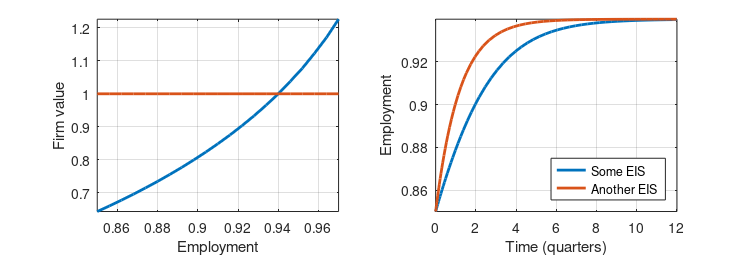

Here is the MATLAB script that generated this plot:
clear;

% Declare parameters

delta = 0.05;               % Separation rate
rho = 0.03;                 % Discount rate
gamma = 5;                % Inverse of EIS
eta = 0.5;                  % Elasticity of matching wrt vacancies
pi = (rho+delta);                  % Profits
n_ss = 0.94;                % Steady state employment
theta_ss = 1;               % Steady state labor market tightness
f = n_ss*delta/(1-n_ss);    % Steady state job finding rate
psi = f/(theta_ss.^(eta));  % Matching efficiency
Jss = pi/(rho+delta);               % Steady state firm value
kappa = psi*Jss;            % Vacancy posting cost

% Create the grid

N = 21;                     % This is pretty low, but my own (limited) experience is that these methods work better for coarse grids.
nmin = 0.85;
nmax = 0.97;
n = linspace(nmin,nmax,N)';
dn = n(2)-n(1);

% Initial guesses

ndot = (1-n)*f-delta*n;
c = n*(1+kappa)-kappa;
dc = 1+kappa;
dJ = 0;
J = Jss;

% Set convergence numbers

Delta = dn*0.5;
Delta = 0.01;
metric = 1;

% A counter to keep track of the number of iterations

i = 0;

% And let's do some time keeping.

tic

% Let's rock'n'roll

while metric>1e-6
    
    i = i+1;
    
    J1 = 1/(rho+delta)*(pi+dJ.*ndot-gamma*dc.*ndot./c.*J);
    metric = max(abs(J-J1));
    
    J = Delta*(pi+dJ.*ndot-gamma*dc.*ndot./c.*J-(rho+delta)*J)+J;
    theta = (kappa./(J*psi)).^(1/(eta-1));
    ndot = (1-n)*psi.*theta.^(eta)-delta*n;
    c = n.*(1+kappa*theta)-kappa*theta;
    dc = gradient(c)/dn;
    dJ = gradient(J)/dn;
    
end

toc

% Ok done. That was fast. You can compare the solution to one with 251
% gridpoints if you set Delta to 0.0001 or lower. That will be very slow
% and the difference appears almost indiscernible.

% Now let's calculate an impulse response function from an unexpected job
% destruction shock that bring employment to 0.85.

% The function will be used for the ODE solver.
fun1 = @(t,x) pchip(n,ndot,x);
% Let's compare with the infinite EIS solution:
fun2 = @(t,x) (1-x)*f-delta*x;

% Compute impulse responses for 12 quareters.
[T1,Y1] = ode45(fun1,[0 12],min(n));
[T2,Y2] = ode45(fun2,[0 12],min(n));

xSize = 19; 
ySize = 6.5;

% Plot the results.
figure;
subplot(1,2,1);
plot(n,J,'linewidth',2);
grid;
hold on
plot(n,Jss*ones(size(n)),'linewidth',2);
xlabel('Employment')
ylabel('Firm value')
axis tight
set(gca,'FontSize',10)

subplot(1,2,2);
y1 = plot(T1,Y1,'linewidth',2);
hold on
y2 = plot(T2,Y2,'linewidth',2);
grid;
xlabel('Time (quarters)')
ylabel('Employment')
legend1 = legend([y1 y2],'Some EIS','Another EIS');
set(legend1,'Location','southeast');
axis tight
set(gca,'FontSize',10)

set(gcf,'Units','centimeters','Position',[0 0 xSize ySize],'PaperUnits','centimeters' ...
     ,'PaperPosition',[0 0 xSize ySize],'PaperSize',[xSize-2.7 ySize+0.5],'PaperPositionMode','auto')
 
print -dpdf DMP_comp.pdf
